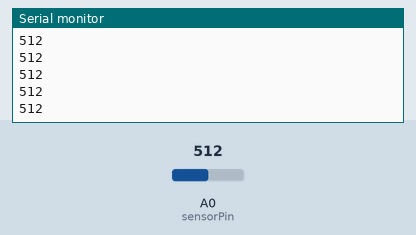
A sketch run on a simulated Arduino Uno, built with avr-gcc and run on an emulated ATmega328P. Parts: the last lines printed to the serial monitor. Inputs (shaded band) come from the test bench; at power-on: A0 (sensorPin) = 512.

Above: at 1.2 s.
1.3 s: A0 (sensorPin) set to 716
At 1.32 s:
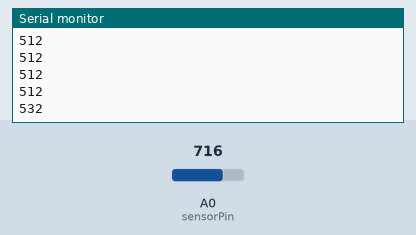
2.8 s: A0 (sensorPin) set to 900
At 2.83 s:
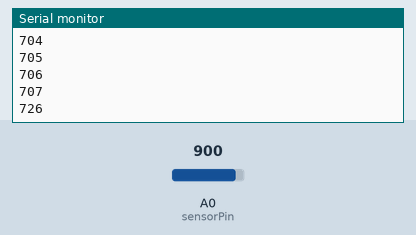
Timing chart, 0 to 5.8 s (numbered marks = the images above; inputs shaded):
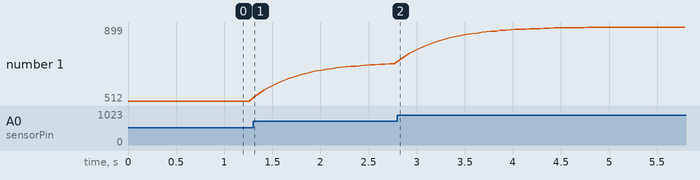

The sketch:

Arduino_Pressure_CN_Test.ino
```cpp
// (licence header left out)
#define sensorPin A0

// EMA滤波参数
float alpha = 0.1;  // 滤波因子，0.1表示较强的平滑，调整范围0到1
float filteredValue = 0;  // 存储滤波后的值

void setup()
{
  Serial.begin(115200);
  // 初始化滤波值为第一次读取
  filteredValue = analogRead(sensorPin);
}

void loop()
{
  int rawValue = analogRead(sensorPin);  // 读取原始值
  // 应用EMA滤波
  filteredValue = alpha * rawValue + (1 - alpha) * filteredValue;

  // 输出滤波后的值，转换为整数
  Serial.println((int)filteredValue);

  delay(50);  // 每50ms读取一次
}
```

Measured:
- after the input at 1.3 s, the serial monitor: prints a new line at once (image 1)
- after the input at 2.8 s, the serial monitor: prints a new line at once (image 2)
- plotted number 1: 512 → 707 after the input at 1.3 s, 707 → 899 after the input at 2.8 s
